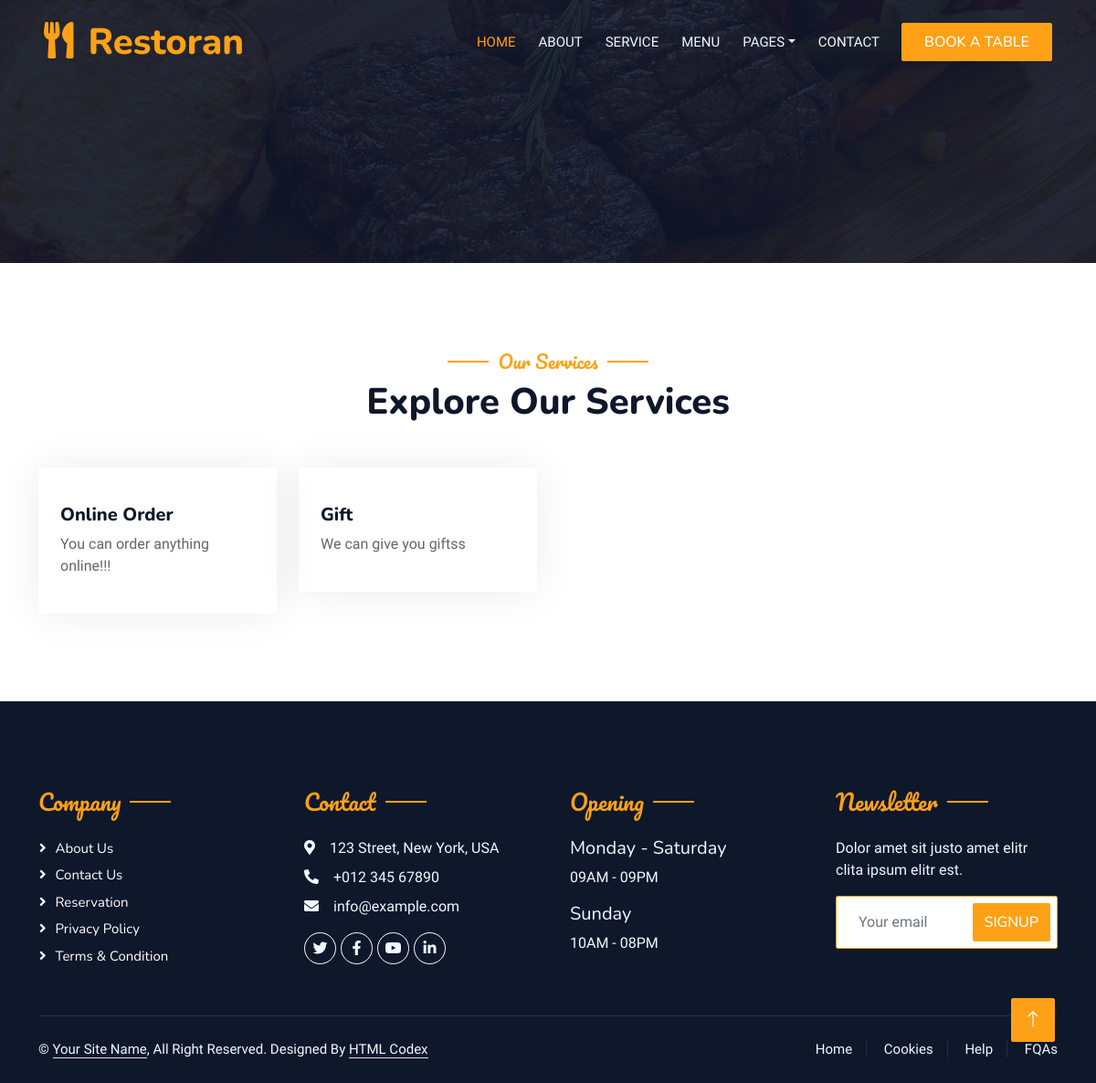
The app's page /service/ with its own data.
### main/models.py (models this page shows, shortened)
class Service(models.Model):
    icon_name = models.CharField('Icon name', max_length=50)
    name = models.CharField('Name', max_length=50)
    description = models.TextField('Description')

### main/views.py (the view)
# urls.py: path('service/', views.service, name='service'),
def service(request):
    services = Service.objects.all()
    return render(request, 'main/service.html', context={
        'services': services
    })

### main/templates/main/service.html (shortened to what this page needs)
{% extends 'base.html' %}
{% load heroicons %}
{% block content %}
        <div class="container-xxl py-5">
            <div class="container">
                <div class="text-center wow fadeInUp" data-wow-delay="0.1s">
                    <h5 class="section-title ff-secondary text-center text-primary fw-normal">Our Services</h5>
                    <h1 class="mb-5">Explore Our Services</h1>
                </div>
                <div class="row g-4">
                    {% for service in services %}
                        <div class="col-lg-3 col-sm-6 wow fadeInUp" data-wow-delay="0.1s">
                            <div class="service-item rounded pt-3">
                                <div class="p-4">
                                    <h5>{{ service.name }}</h5>
                                    <p>{{ service.description }}</p>
                                </div>
                            </div>
                        </div>
                    {% endfor %}
                </div>
            </div>
        </div>
        {% endblock %}

### main/static/css/style.css (style rules this page uses)
:root { --primary: #FEA116; --light: #F1F8FF; --dark: #0F172B; }
.ff-secondary { font-family: 'Pacifico', cursive; }
.section-title { position: relative; display: inline-block; }
.section-title::before { position: absolute; content: ""; width: 45px; height: 2px; top: 50%; left: -55px; margin-top: -1px; background: var(--primary); }
.section-title::after { position: absolute; content: ""; width: 45px; height: 2px; top: 50%; right: -55px; margin-top: -1px; background: var(--primary); }
.service-item { box-shadow: 0 0 45px rgba(0, 0, 0, .08); transition: .5s; }
.service-item * { transition: .5s; }

### records on screen
Service: name "Online Order", description "You can order anything online!!!"
Service: name "Gift", description "We can give you giftss"
